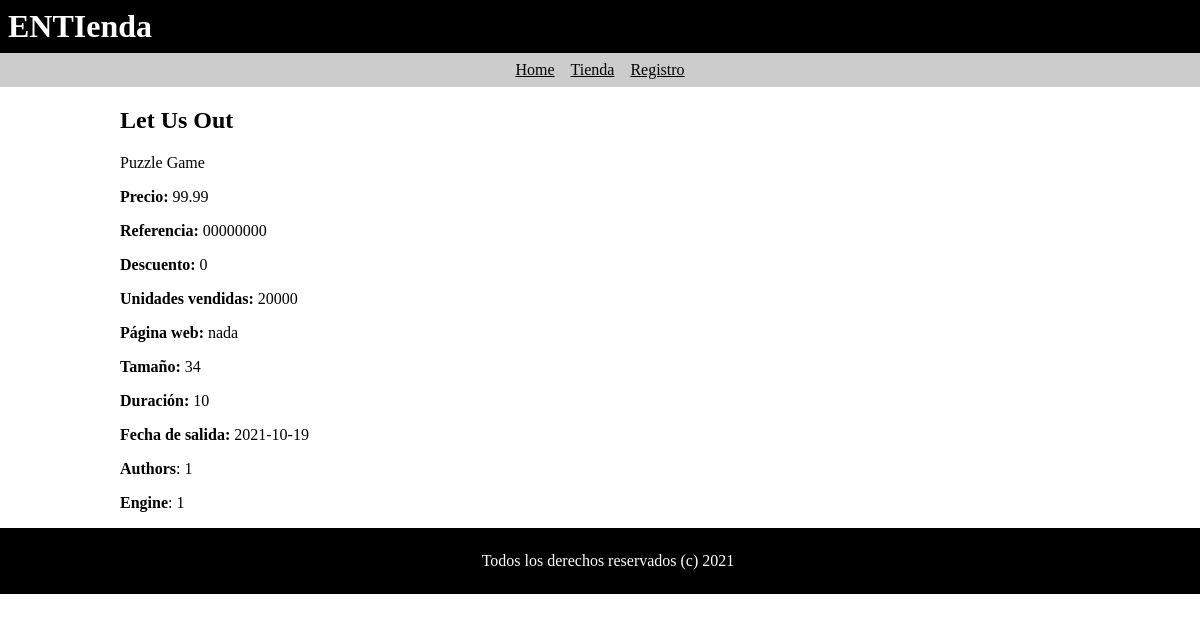
The page /shop.php on the database its author committed.
### tables this page shows
CREATE TABLE products(
	id_product INT UNSIGNED NOT NULL PRIMARY KEY AUTO_INCREMENT,
	product VARCHAR(128),
	description TEXT ,
	price DECIMAL (6,2),
	reference VARCHAR (8),
	discount INT,
	units_sold INT UNSIGNED,
	website VARCHAR(255),
	`size` INT,
	duration INT,
	release_date DATE,
	id_group INT UNSIGNED NOT NULL,
	id_engine_version INT UNSIGNED NOT NULL,
	FOREIGN KEY (id_group) REFERENCES groups (id_group),
	FOREIGN KEY (id_engine_version) REFERENCES engines_versions(id_engine_version)
);

### shop.php (the view, shortened to what this page needs)
<?php
require("config.php");
require("template.php");
$conn = mysqli_connect($db_server, $db_user, $db_pass, $db);
if (isset($_GET["id_product"])){
	$id_product = intval($_GET["id_product"]);
	$query = <<<EOD
	SELECT * FROM products WHERE id_product={$id_product};
EOD;
}
else{
	$query = <<<EOD
	SELECT * FROM products;
EOD;
}
$res = $conn->query($query);
$content = "";
if ($res->num_rows > 1){
	while ($prod = $res->fetch_assoc()){
		$content .= <<<EOD
		<section>
		<h2>{$prod["product"]}</h2>
		<p><a href="shop.php?id_product={$prod["id_product"]}">Ver</a></p>
		</section>
EOD;
	}
}
else if ($res->num_rows == 1){
	$prod = $res->fetch_assoc();
	$admin_link = "";
	$buy_link = "";
	$content = <<<EOD
	<h2>{$prod["product"]}</h2>
	{$admin_link}
	{$buy_link}
	<p>{$prod["description"]}</p>
	<p><strong>Precio:</strong> {$prod["price"]}</p>
	<p><strong>Referencia:</strong> {$prod["reference"]}</p>
	<p><strong>Descuento:</strong> {$prod["discount"]}</p>
	<p><strong>Unidades vendidas:</strong> {$prod["units_sold"]}</p>
	<p><strong>Página web:</strong> {$prod["website"]}</p>
	<p><strong>Tamaño:</strong> {$prod["size"]}</p>
	<p><strong>Duración:</strong> {$prod["duration"]}</p>
	<p><strong>Fecha de salida:</strong> {$prod["release_date"]}</p>
	<p><strong>Authors</strong>: {$prod["id_group"]}</p>
	<p><strong>Engine</strong>: {$prod["id_engine_version"]}</p>
EOD;
}
else{
	$content = "No hay productos con esa referencia";
}
showHeader("ENTIenda");
showContent($content);
showFooter();
?>

### template.php
<?php
function showHeader ($title)
{
	$logout_link = "";
	$register_link = "";
	$admin_link = "";
	$group_link = "";
	if (isset($_SESSION["id_user"])){
		$logout_link = '<li><a href="logout.php">Logout</a></li>';
		if ($_SESSION["id_user"] == 1)
			$admin_link = '<li><a href="admin.php">Admin</a></li>';
			$group_link = '<li><a href="groups.php">Insert Group</a></li>';
	}
	else
		$register_link = '<li><a href="register.php">Registro</a></li>';
echo <<<EOD
<html>
<head>
<title>{$title}</title>
<link rel="stylesheet" href="estilo.css" />
</head>
<body>
<header>
<h1>{$title}</h1>
</header>
<nav>
<ul>
<li><a href="index.php">Home</a></li>
<li><a href="shop.php">Tienda</a></li>
{$admin_link}
{$register_link}
{$logout_link}
{$group_link}
</ul>
</nav>
EOD;
}
function showContent ($content)
{
echo <<<EOD
<main>
{$content}
</main>
EOD;
}
function showFooter ()
{
echo <<<EOD
<footer>
<p>Todos los derechos reservados (c) 2021</p>
</footer>
</body>
</html>
EOD;
}
?>

### estilo.css (style rules this page uses)
body { margin:0; padding:0; }
header,footer { width:100%; background-color:#000; color:#fff; }
h1 { margin:0; padding:8px; }
nav { background-color:ccc; }
nav ul { display:flex; justify-content:center; padding:0; margin:0; }
nav li { list-style:none; padding:8px; }
nav a { color:#000; }
main { width:80%; margin-left:10%; }
footer { text-align:center; padding:8px; }

### rows shown on the page
products: product "Let Us Out", description "Puzzle Game", price "99.99", reference "00000000", discount "0", units_sold "20000", website "nada", size "34", duration "10", release_date "2021-10-19", id_group "1", id_engine_version "1"

### other values the page prints
$title "ENTIenda"
